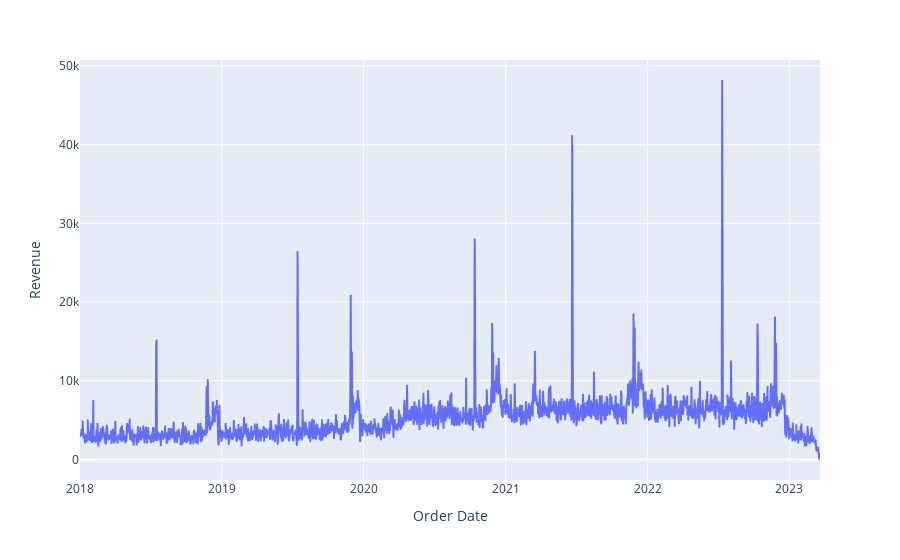

The code cell stored with this chart in its notebook:
### Markdown cell above
# Specify and Prepare the Model Type

### Code cell
#Exponential Smoothing
from statsmodels.tsa.api import ExponentialSmoothing
from statsmodels.tsa.api import SimpleExpSmoothing
import plotly_express as px

px.line(aggregated_data, x='Order Date', y='Revenue')

### Figure 1 — Plotly figure (JSON) as saved in the notebook; plotly's stock layout.template omitted (floating-point values rounded to 4 significant figures; data arrays with more than 128 entries replaced by an {"elided": "..."} marker saying what was removed)
{"data": [{"hovertemplate": "Order Date=%{x}<br>Revenue=%{y}<extra></extra>", "legendgroup": "", "line": {"color": "#636efa", "dash": "solid"}, "marker": {"symbol": "circle"}, "mode": "lines", "name": "", "showlegend": false, "type": "scattergl", "x": {"elided": "1906 str values"}, "xaxis": "x", "y": {"elided": "1906 float values"}, "yaxis": "y"}], "layout": {"legend": {"tracegroupgap": 0}, "margin": {"t": 60}, "xaxis": {"anchor": "y", "domain": [0, 1], "title": {"text": "Order Date"}}, "yaxis": {"anchor": "x", "domain": [0, 1], "title": {"text": "Revenue"}}}}
